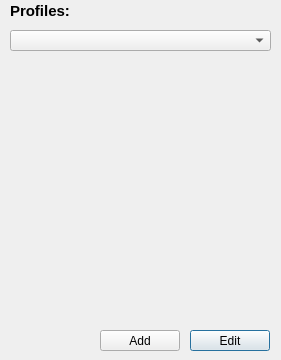
<?xml version="1.0" encoding="UTF-8"?>
<ui version="4.0">
 <class>SecDialog</class>
 <widget class="QDialog" name="SecDialog">
  <property name="geometry">
   <rect>
    <x>0</x>
    <y>0</y>
    <width>281</width>
    <height>360</height>
   </rect>
  </property>
  <property name="windowTitle">
   <string>Profiles</string>
  </property>
  <widget class="QLabel" name="label">
   <property name="geometry">
    <rect>
     <x>10</x>
     <y>0</y>
     <width>71</width>
     <height>21</height>
    </rect>
   </property>
   <property name="font">
    <font>
     <pointsize>11</pointsize>
     <bold>true</bold>
    </font>
   </property>
   <property name="text">
    <string>Profiles:</string>
   </property>
  </widget>
  <widget class="QPushButton" name="pushButton">
   <property name="geometry">
    <rect>
     <x>190</x>
     <y>330</y>
     <width>80</width>
     <height>21</height>
    </rect>
   </property>
   <property name="text">
    <string>Edit</string>
   </property>
  </widget>
  <widget class="QPushButton" name="pushButton_2">
   <property name="geometry">
    <rect>
     <x>100</x>
     <y>330</y>
     <width>80</width>
     <height>21</height>
    </rect>
   </property>
   <property name="text">
    <string>Add</string>
   </property>
  </widget>
  <widget class="QComboBox" name="nameBox">
   <property name="geometry">
    <rect>
     <x>10</x>
     <y>30</y>
     <width>261</width>
     <height>21</height>
    </rect>
   </property>
  </widget>
 </widget>
 <resources/>
 <connections/>
</ui>
